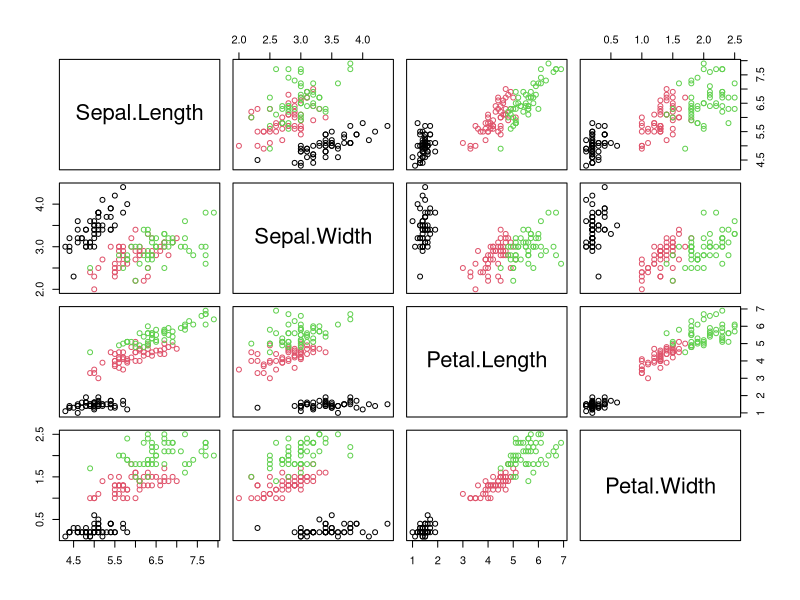
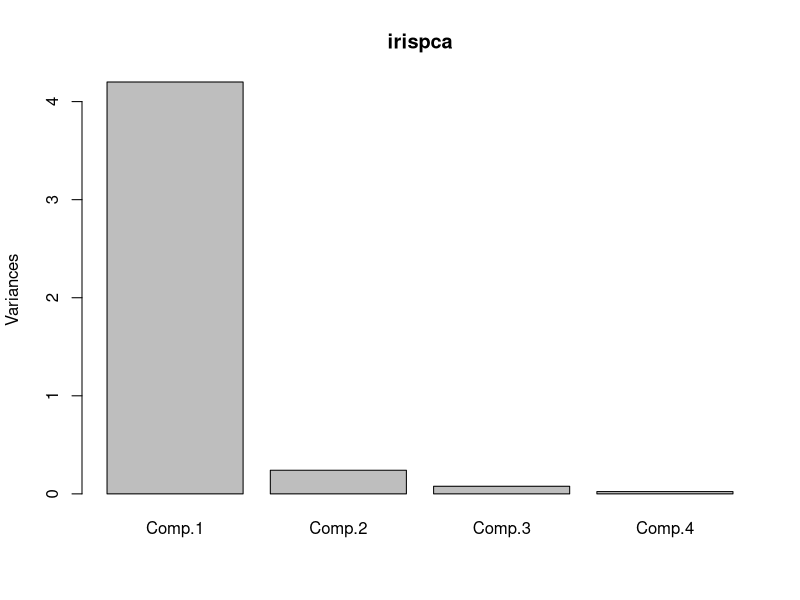

Reproduce these figures in R, in order.
x <- iris
summary(x)
names(iris)
names(x)
pairs(x[1:4],col=as.numeric(x$Species))  #pairwise take the first 2 columns and understand the scatter of these variables
head(x)
irisdat <- x[1:4]
iriscov <- cov(irisdat)
iriscov
iriseig <- eigen(iriscov)
iriseig
irispca <- princomp(irisdat,cor="False") #cor equals false will do the PCA on the covariance and not the correlation matrix. This function will do all the first 4 lines again
irispca
summary(irispca)
screeplot(irispca)
irispca$loadings
summary(irispca)
irispca

#Run Naive Bayes classifier to Iris data
